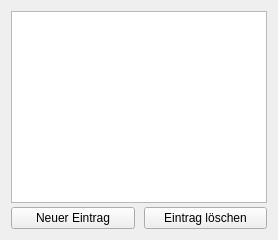
          <widget class="QWidget" name="tabTags">
           <property name="toolTip">
            <string>&lt;html&gt;&lt;head/&gt;&lt;body&gt;&lt;p&gt;Im Feld &lt;span style=&quot; font-weight:600;&quot;&gt;Tags&lt;/span&gt; können Begriffe für Sortierregeln angelegt werden, um bei späteren Suchen schnell ans Ziel zu kommen.&lt;/p&gt;&lt;/body&gt;&lt;/html&gt;</string>
           </property>
           <attribute name="title">
            <string>Tags</string>
           </attribute>
           <layout class="QVBoxLayout" name="verticalLayout_4">
            <property name="spacing">
             <number>4</number>
            </property>
            <item>
             <widget class="TableView" name="tableTags">
              <property name="alternatingRowColors">
               <bool>true</bool>
              </property>
              <attribute name="verticalHeaderVisible">
               <bool>false</bool>
              </attribute>
             </widget>
            </item>
            <item>
             <layout class="QHBoxLayout" name="horizontalLayout_2">
              <property name="spacing">
               <number>9</number>
              </property>
              <item>
               <widget class="QPushButton" name="btnTagNeu">
                <property name="toolTip">
                 <string>&lt;html&gt;&lt;head/&gt;&lt;body&gt;&lt;p&gt;Mit &lt;span style=&quot; font-weight:600;&quot;&gt;Neuer Eintrag &lt;/span&gt;wird ein neuer &lt;span style=&quot; font-weight:600;&quot;&gt;Tag&lt;/span&gt; (Etikett) angelegt. Ein Tag wird mit einem Begriff und einem Wert versehen.&lt;/p&gt;&lt;p&gt;Der Wert kann dabei eine Zahl als auch ein Begriff sein, in dem der Tag gesammelt wird. Ferner wird vermerkt, ob der Tag programmweitt (global) zu finden ist.&lt;/p&gt;&lt;p&gt;Beispiel: Tripel - belgisch - global&lt;/p&gt;&lt;/body&gt;&lt;/html&gt;</string>
                </property>
                <property name="text">
                 <string>Neuer Eintrag</string>
                </property>
               </widget>
              </item>
              <item>
               <widget class="QPushButton" name="btnTagLoeschen">
                <property name="toolTip">
                 <string>&lt;html&gt;&lt;head/&gt;&lt;body&gt;&lt;p&gt;Mit &lt;span style=&quot; font-weight:600;&quot;&gt;Eintrag löschen &lt;/span&gt;werden zuvor ausgewählte oder mehrere markierte Tags aus der Liste entfernt.&lt;/p&gt;&lt;/body&gt;&lt;/html&gt;</string>
                </property>
                <property name="text">
                 <string>Eintrag löschen</string>
                </property>
               </widget>
              </item>
             </layout>
            </item>
           </layout>
          </widget>
